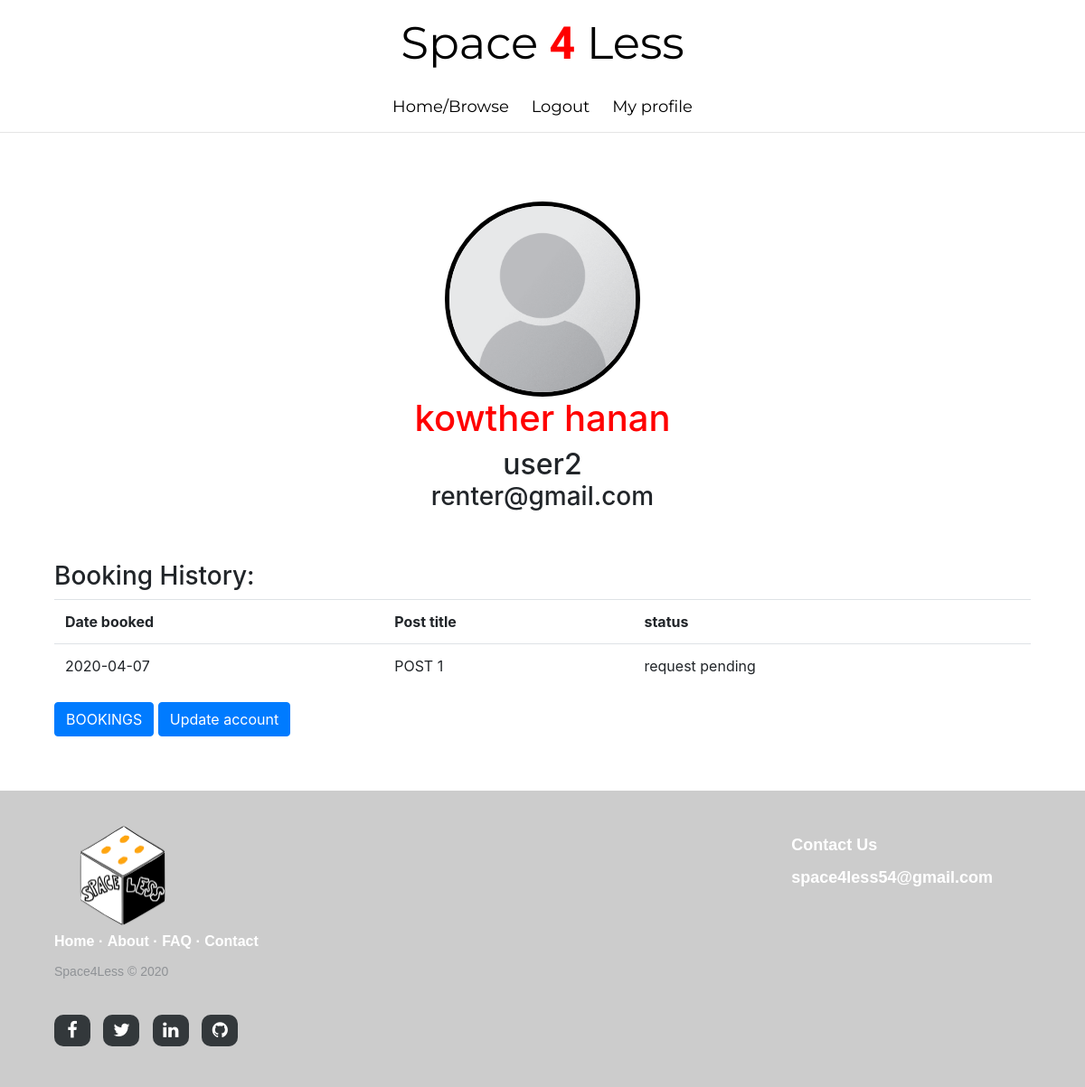
/profile (signed in), run on an earlier commit of the app's database.
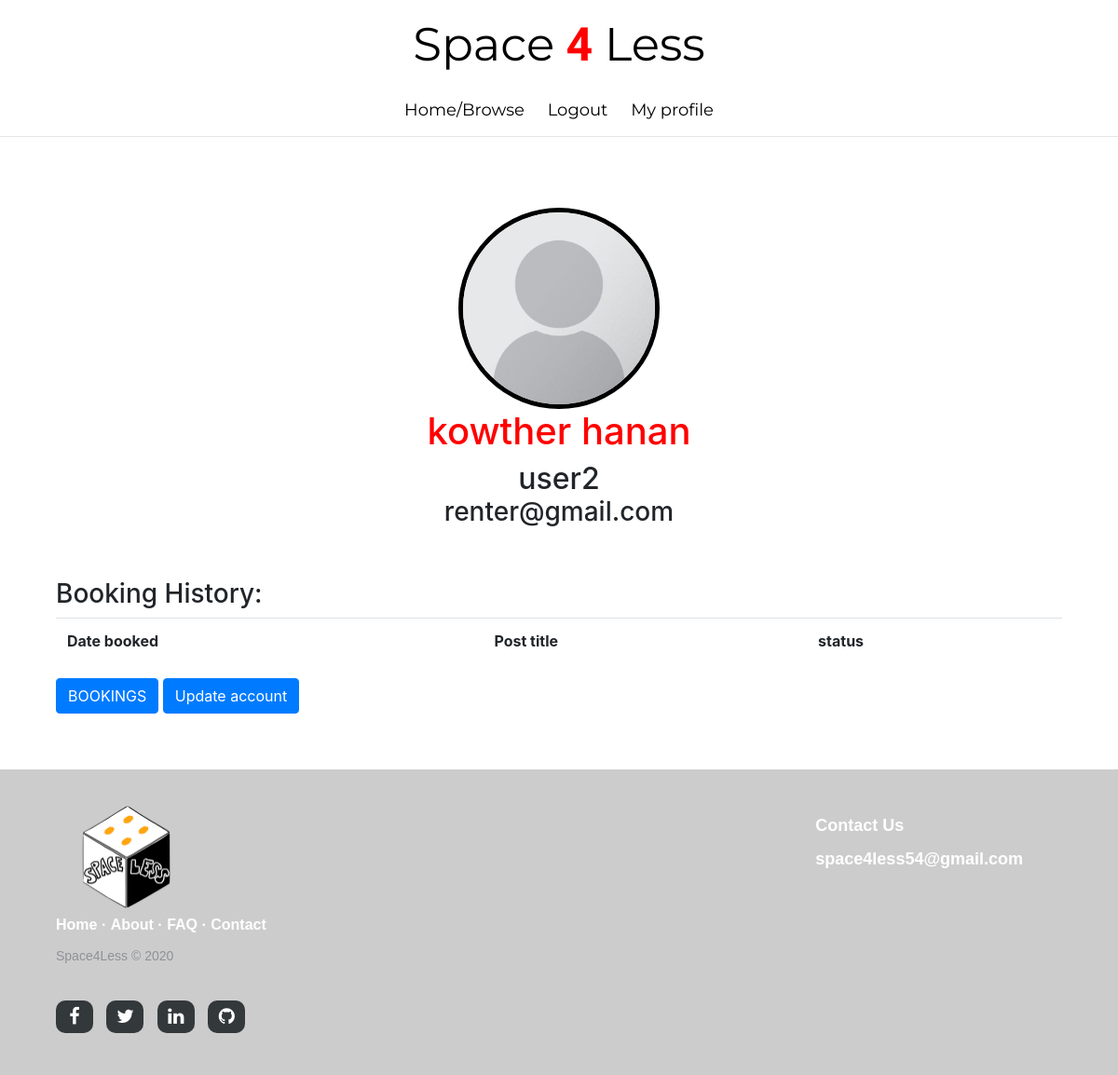
And on a later commit of the database.
### app/models.py (models this page shows, shortened)
class Book(db.Model):
    __tablename__ = 'book'
    book_id = db.Column(db.Integer, primary_key=True)
    renter_user_id = db.Column(db.Integer, ForeignKey('user.user_id'), nullable=False)
    post_id = db.Column(db.Integer, ForeignKey('post.post_id'), nullable=False)
    date_booked = db.Column(db.DateTime, nullable=False, default=datetime.utcnow)
    status = db.Column(db.String, nullable=False, default='request pending')
    content = db.Column(db.String, nullable=False, default='I want to rent your space')
    email = db.Column(db.String(250), nullable=False)
    price = db.Column(db.Integer, nullable=False, default=0)

class Post(db.Model):
    __tablename__ = 'post'
    post_id = db.Column(db.Integer, primary_key=True)
    title = db.Column(db.String(30), nullable=False)
    date_posted = db.Column(db.DateTime, nullable=False, default=datetime.utcnow)
    image = db.Column(db.String(30), nullable=True, default='default.png')
    location = db.Column(db.String(50), nullable=False)
    space_size = db.Column(db.String(15), nullable=False)
    content = db.Column(db.String(30), nullable=False)
    user_id = db.Column(db.Integer, ForeignKey('user.user_id'), nullable=False)
    bookings = db.relationship('Book')
    comments = db.relationship('Comment')

### app/user/routes.py (the view)
@bp_user.route("/profile", methods=['GET', 'POST'])
@login_required
def profile():
    image = url_for('static', filename='profile_pictures/' + current_user.image_file)
    userid = current_user.get_id()
    bookings = []
    if current_user.roles == 'renter':
        bookings = Book.query.join(Post, Book.post_id == Post.post_id) \
            .join(User, User.user_id == Book.renter_user_id) \
            .add_columns(User.user_id, User.email, Post.title, Post.content, Book.book_id, Book.date_booked,
                         Book.status, Book.post_id) \
            .filter_by(user_id=userid).all()
    elif current_user.roles == 'property_owner':
        bookings = Book.query.join(Post, Book.post_id == Post.post_id) \
            .join(User, User.user_id == Post.user_id) \
            .with_entities(Book.content, Book.email, Book.book_id, Book.status, Book.price).filter_by(
            user_id=userid).all()
    return render_template('profile.html', title='profile', image_file=image, bookings=bookings)

### app/models.py (called while the page is built)
@login.user_loader
def load_user(user_id):
    return User.query.get(int(user_id))

    def get_id(self):
        return (self.user_id)

### app/templates/profile.html (shortened to what this page needs)
{% extends 'layout.html' %}
{% block content %}
    <img class='profile_picture rounded-circle' src="{{ image_file }}">
    <h1>{{ current_user.first_name }} {{ current_user.last_name }}</h1>
    <h2 class="align_center">{{ current_user.username }}</h2>
    <h3 class="align_center">{{ current_user.email }}</h3>
    <div class="center">
        {% if current_user.roles == 'renter' %}
            <h3>Booking History:</h3>
            <table class="table">
                <tr>
                    <th> Date booked</th>
                    <th> Post title</th>
                    <th> status</th>
                </tr>
                {% for booking in bookings %}
                    <tr>
                        <td> {{ booking.date_booked.strftime('%Y-%m-%d') }} </td>
                        <td> {{ booking.title }} </td>
                        {% if booking.status == 'request pending' %}
                            <td> request pending</td>
                        {% elif booking.status == 'payment required' %}
                            <td><a class="btn btn-primary"
                                   href="{{ url_for('booking.payment', bookid = booking.book_id) }}">MAKE PAYMENT</a>
                            </td>
                        {% elif booking.status == 'payed' %}
                            <td> payed {{ booking.price }}</td>
                        {% endif %}
                    </tr>
                {% endfor %}
            </table>
            <a class="align_center btn btn-primary" href="{{ url_for('user.my_bookings') }}">BOOKINGS</a>
            <a class="align_center btn btn-primary" href="{{ url_for('user.update_account') }}">Update account</a>
        {% endif %}
    </div>
{% endblock content %}

What changed in the data, as far as the page shows it:
removed Book: date_booked "2020-04-07", title "POST 1", status "request pending"
